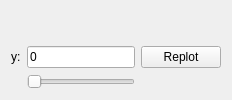
         <widget class="QWidget" name="tab_4">
          <attribute name="title">
           <string>View Graphs</string>
          </attribute>
          <layout class="QVBoxLayout" name="verticalLayout_6">
           <item>
            <widget class="QWidget" name="graphsWidget" native="true">
             <property name="sizePolicy">
              <sizepolicy hsizetype="Expanding" vsizetype="Expanding">
               <horstretch>0</horstretch>
               <verstretch>0</verstretch>
              </sizepolicy>
             </property>
             <layout class="QHBoxLayout" name="horizontalLayout_5">
              <item>
               <widget class="QWidget" name="macroWidget" native="true">
                <property name="sizePolicy">
                 <sizepolicy hsizetype="Expanding" vsizetype="Expanding">
                  <horstretch>0</horstretch>
                  <verstretch>0</verstretch>
                 </sizepolicy>
                </property>
               </widget>
              </item>
              <item>
               <widget class="QWidget" name="colorWidget" native="true">
                <property name="sizePolicy">
                 <sizepolicy hsizetype="Expanding" vsizetype="Expanding">
                  <horstretch>0</horstretch>
                  <verstretch>0</verstretch>
                 </sizepolicy>
                </property>
               </widget>
              </item>
             </layout>
            </widget>
           </item>
           <item>
            <layout class="QGridLayout" name="gridLayout_5">
             <item row="0" column="2">
              <widget class="QPushButton" name="yPlaneButton">
               <property name="text">
                <string>Replot</string>
               </property>
              </widget>
             </item>
             <item row="0" column="0">
              <widget class="QLabel" name="yValue">
               <property name="text">
                <string>y:</string>
               </property>
              </widget>
             </item>
             <item row="0" column="1">
              <widget class="QLineEdit" name="yPlaneEdit">
               <property name="text">
                <string>0</string>
               </property>
              </widget>
             </item>
             <item row="1" column="1">
              <widget class="QSlider" name="yPlaneSlider">
               <property name="maximum">
                <number>999</number>
               </property>
               <property name="orientation">
                <enum>Qt::Horizontal</enum>
               </property>
              </widget>
             </item>
            </layout>
           </item>
          </layout>
         </widget>
